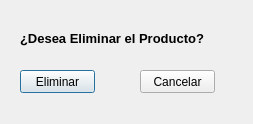
<?xml version="1.0" encoding="UTF-8"?>
<ui version="4.0">
 <class>Eliminar</class>
 <widget class="QDialog" name="Eliminar">
  <property name="geometry">
   <rect>
    <x>0</x>
    <y>0</y>
    <width>253</width>
    <height>124</height>
   </rect>
  </property>
  <property name="windowTitle">
   <string>Dialog</string>
  </property>
  <widget class="QPushButton" name="pushButton_Eliminar">
   <property name="geometry">
    <rect>
     <x>20</x>
     <y>70</y>
     <width>75</width>
     <height>23</height>
    </rect>
   </property>
   <property name="text">
    <string>Eliminar</string>
   </property>
   <property name="icon">
    <iconset resource="resource.qrc">
     <normaloff>:/new/prefix1/delete.png</normaloff>:/new/prefix1/delete.png</iconset>
   </property>
  </widget>
  <widget class="QPushButton" name="pushButton_2">
   <property name="geometry">
    <rect>
     <x>140</x>
     <y>70</y>
     <width>75</width>
     <height>23</height>
    </rect>
   </property>
   <property name="text">
    <string>Cancelar</string>
   </property>
   <property name="icon">
    <iconset resource="resource.qrc">
     <normaloff>:/new/prefix1/cancelar.png</normaloff>:/new/prefix1/cancelar.png</iconset>
   </property>
  </widget>
  <widget class="QLabel" name="label">
   <property name="geometry">
    <rect>
     <x>20</x>
     <y>30</y>
     <width>191</width>
     <height>16</height>
    </rect>
   </property>
   <property name="font">
    <font>
     <pointsize>10</pointsize>
     <weight>75</weight>
     <bold>true</bold>
    </font>
   </property>
   <property name="text">
    <string>¿Desea Eliminar el Producto?</string>
   </property>
  </widget>
 </widget>
 <resources>
  <include location="resource.qrc"/>
 </resources>
 <connections/>
</ui>
